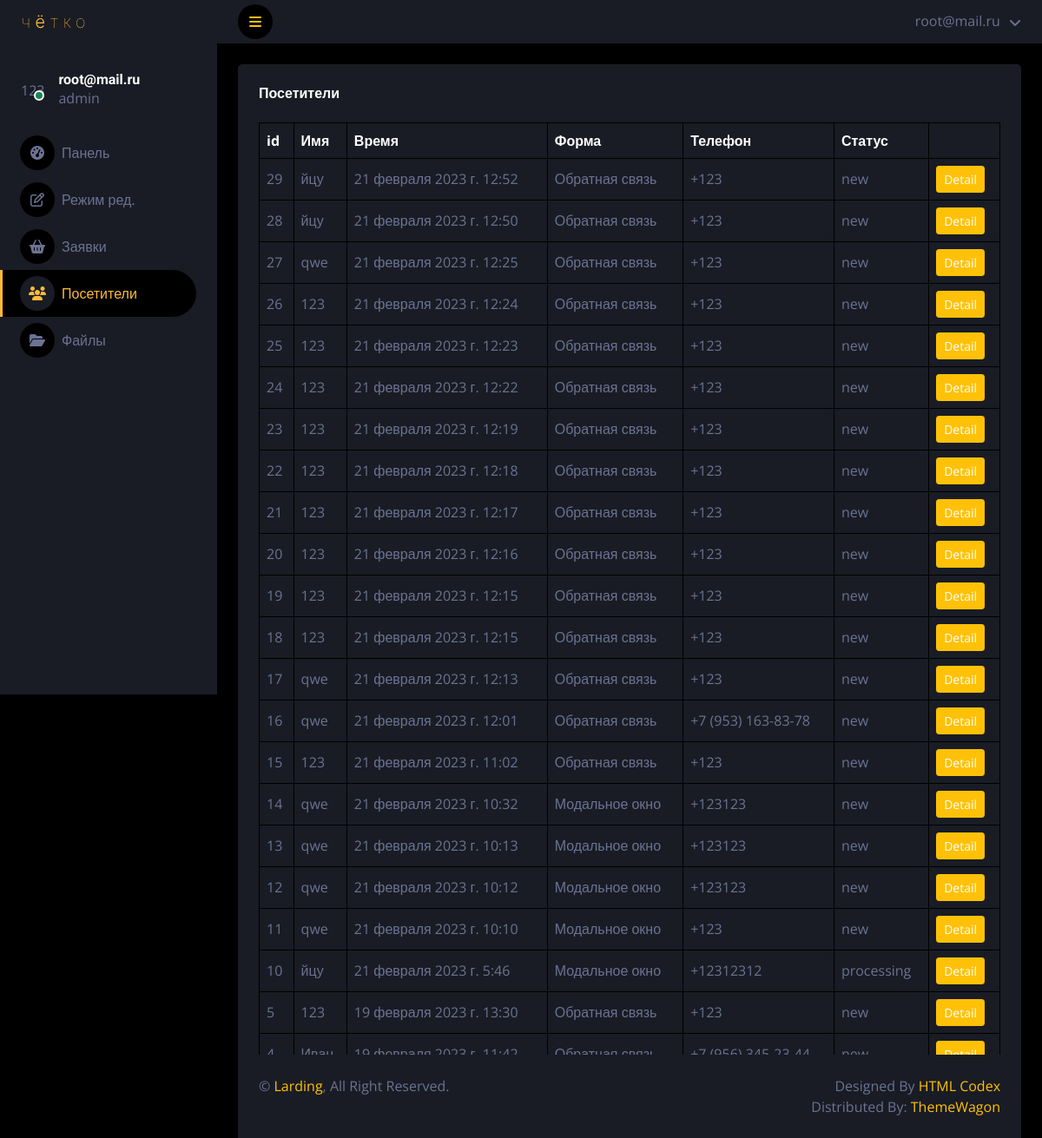
The app's page /users/ (signed in), older data.
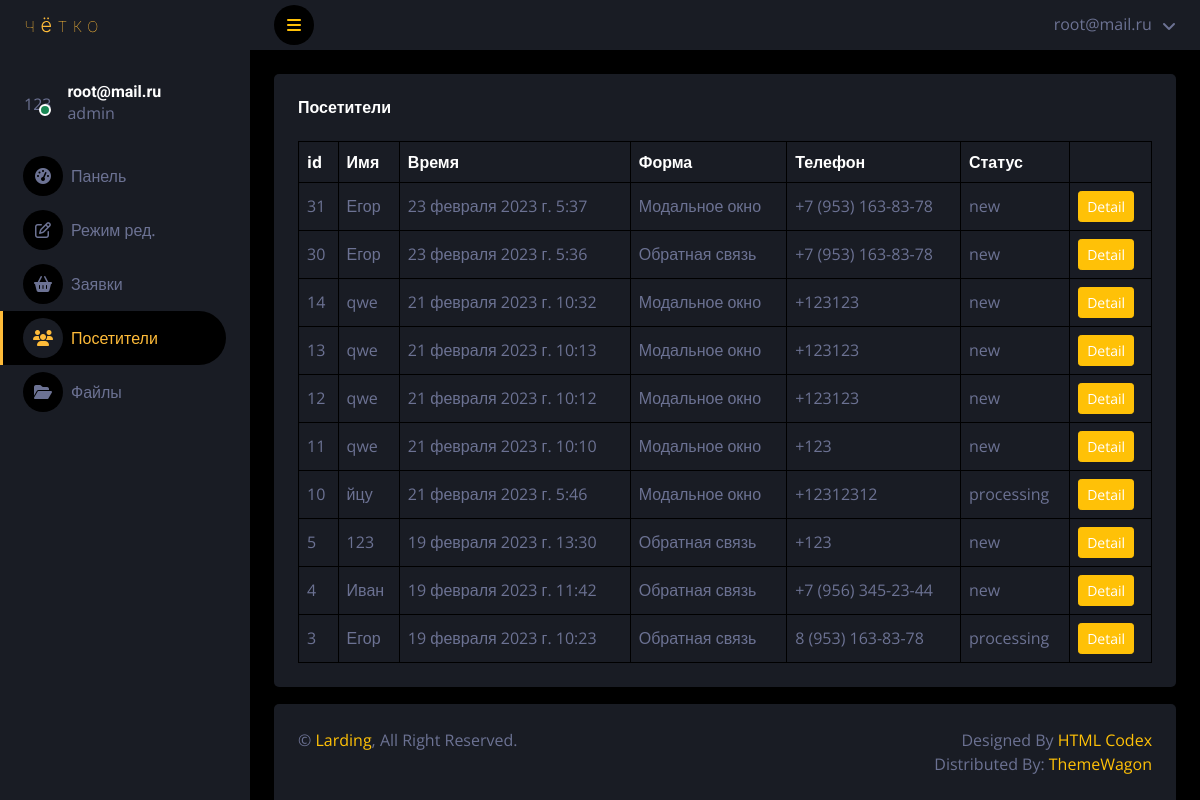
The same page, newer data.
### landing/models.py (models this page shows, shortened)
class bids(models.Model):
	STATUS_BID = [
        ('new', 'Новая'),
        ('processing', 'Обработка'),
        ('completed', 'Завершенна'),
    ]
	name = models.CharField(max_length=100, db_index=True,verbose_name="Имя",blank=True)
	last_name = models.CharField(max_length=100, db_index=True,verbose_name="Фамилия",blank=True)
	mail = models.CharField(max_length=100, db_index=True,verbose_name="Почта",blank=True)
	tel = models.CharField(max_length=100, db_index=True,verbose_name="Телефон",blank=True)
	message = models.TextField(db_index=True,verbose_name="Сообщение",null=True,blank=True)
	which = models.CharField(max_length=100, db_index=True,verbose_name="Форма отправки",blank=True)
	ip = models.CharField(max_length=100, db_index=True,verbose_name="IP",blank=True)
	country = models.CharField(max_length=100, db_index=True,verbose_name="Страна",blank=True)
	os = models.CharField(max_length=100, db_index=True,verbose_name="Операционная система",blank=True)
	browser = models.CharField(max_length=200, db_index=True,verbose_name="Браузер",blank=True)
	data = models.FileField(upload_to="files/%Y/%m/%d/",blank=True,verbose_name="Фаил")
	time_create = models.DateTimeField(auto_now_add=True,verbose_name="Время отправки",blank=True)
	time_update = models.DateTimeField(auto_now=True,verbose_name="Последнее обновление",blank=True)
	status = models.TextField(blank=True,verbose_name="Статус",choices=STATUS_BID)
	class Meta:
		verbose_name = 'Заявка'
		verbose_name_plural = 'Заявки'

### landing/views.py (the view)
# urls.py: path('users/',UsersPage.as_view(),name='users'),
class UsersPage(LoginRequiredMixin,DataMixin,ListView):
	model = landing
	template_name = 'accounts/darkpan/users.html'
	def get_context_data(self,*, object_list=None, **kwargs):
		context = super().get_context_data(**kwargs)
		print(self.request.user)
		context['user'] = self.request.user
		context['orders'] = bids.objects.order_by("-id")
		context['orders_count'] =bids.objects.count()
		c_def = self.get_user_context(title="Посетители",selected="landing:users")
		context = dict(list(context.items())+list(c_def.items()))
		return context

### landing/utils.py (called while the page is built)
	def get_user_context(self, **kwargs):
		context = kwargs
		context['menu_admin']=[{'title':'Панель','url_name':'landing:dashboard','icon':'fa-tachometer-alt'},
							   {'title':'Режим ред.','url_name':'landing:edit','icon':'fa-edit'},
							   {'title':'Заявки','url_name':'landing:order','icon':'fa-shopping-basket'},
							   {'title':'Посетители','url_name':'landing:users','icon':'fa-users'},
							   {'title':'Файлы','url_name':'landing:files','icon':'fa-folder-open'},
			]
		return context

### landing/templates/accounts/darkpan/users.html
{% extends "accounts/darkpan/base.html" %}
{% block content %}
            <div class="container-fluid pt-4 px-4">
                <div class="bg-secondary text-center rounded p-4">
                    <div class="d-flex align-items-center justify-content-between mb-4">
                        <h6 class="mb-0">Посетители</h6>
                    </div>
                    <div class="table-responsive">
                        <table class="table text-start align-middle table-bordered table-hover mb-0">
                            <thead>
                                <tr class="text-white">
                                    <th scope="col">id</th>
                                    <th scope="col">Имя</th>
                                    <th scope="col">Время</th>
                                    <th scope="col">Форма</th>
                                    <th scope="col">Телефон</th>
                                    <th scope="col">Статус</th>
                                    <th scope="col"></th>
                                </tr>
                            </thead>
                            <tbody>
                                {% for item in orders %}
                                    <tr>
                                        <td>{{ item.id }}</td>
                                        <td>{{ item.name }}</td>
                                        <td>{{ item.time_create }}</td>
                                        <td>{{ item.which }}</td>
                                        <td>{{ item.tel }}</td>
                                        <td>{{ item.status }}</td>
                                        <td><a class="btn btn-sm btn-primary" href="">Detail</a></td>
                                    </tr>
                                {% endfor %}
                            </tbody>
                        </table>
                    </div>
                </div>
            </div>
{% endblock %}

### landing/templates/accounts/darkpan/base.html (shortened to what this page needs)
{% load static %}
<!DOCTYPE html>
<html lang="en">
<head>
    <link href="{% static 'accounts/'%}lib/owlcarousel/assets/owl.carousel.min.css" rel="stylesheet">
    <link href="{% static 'accounts/'%}lib/tempusdominus/css/tempusdominus-bootstrap-4.min.css" rel="stylesheet" />
    <link href="{% static 'accounts/'%}css/bootstrap.min.css" rel="stylesheet">
    <link href="{% static 'accounts/'%}css/style.css" rel="stylesheet">
</head>
<body>
    <div class="container-fluid position-relative d-flex p-0">
        <div class="sidebar pe-4 pb-3">
            <nav class="navbar bg-secondary navbar-dark">
                <a href="{% url 'landing:home' %}" class="d-flex align-items-center navbar-brand mx-4 mb-3 w-100">
                    <img src="{% static 'accounts/'%}img/logo.svg">
                </a>
                <div class="d-flex align-items-center ms-4 mb-4 mt-4 w-100">
                    <div class="position-relative">
                        <div class="rounded-circle">123</div>
                        <div class="bg-success rounded-circle border border-2 border-white position-absolute end-0 bottom-0 p-1"></div>
                    </div>
                    <div class="ms-3">
                        <h6 class="mb-0">{{ user.email }}</h6>
                        {% if user.is_superuser %}
                            <span>admin</span>
                        {% else %}
                            <span>no admin</span>
                        {% endif %}
                    </div>
                </div>
                <div class="navbar-nav w-100">
                    {% for item in menu_admin %}
                        {% if item.url_name == selected %}
                            <a href="{% url item.url_name %}" class="nav-item nav-link active"><i class="fa {{ item.icon }} me-2"></i>{{ item.title }}</a>
                        {% else %}
                            <a href="{% url item.url_name %}" class="nav-item nav-link"><i class="fa {{ item.icon }} me-2"></i>{{ item.title }}</a>
                        {% endif %}
                    {% endfor %}
                </div>
            </nav>
        </div>
        <div class="content ">
            <nav class="navbar navbar-expand bg-secondary navbar-dark sticky-top px-4 py-0">
                <a href="#" class="sidebar-toggler flex-shrink-0">
                    <i class="fa fa-bars"></i>
                </a>
                <div class="navbar-nav align-items-center ms-auto">
                    <div class="nav-item dropdown">
                        <a href="#" class="nav-link dropdown-toggle" data-bs-toggle="dropdown">
                            <span class="d-none d-lg-inline-flex">{{ user.email }}</span>
                        </a>
                    </div>
                </div>
            </nav>
            {% block content %}
            {% endblock %}
            <div class="mt-auto position-sticky top-100">
                <div class="container-fluid pt-4 px-4 position-absolute bottom-0"  >
                    <div class="bg-secondary rounded-top p-4" >
                        <div class="row" >
                            <div class="col-12 col-sm-6 text-center text-sm-start">
                                &copy; <a href="#">Larding</a>, All Right Reserved.
                            </div>
                            <div class="col-12 col-sm-6 text-center text-sm-end">
                                Designed By <a href="https://htmlcodex.com">HTML Codex</a>
                                <br>Distributed By: <a href="https://themewagon.com" target="_blank">ThemeWagon</a>
                            </div>
                        </div>
                    </div>
                </div>
            </div>
        </div>
    </div>
</body>
</html>

Row changes from the older to the newer data that the page shows:
removed bids: id "29", name "йцу", time_create "21 февраля 2023 г. 12:52", which "Обратная связь", tel "+123", status "new"
removed bids: id "28", name "йцу", time_create "21 февраля 2023 г. 12:50", which "Обратная связь", tel "+123", status "new"
removed bids: id "27", name "qwe", time_create "21 февраля 2023 г. 12:25", which "Обратная связь", tel "+123", status "new"
removed bids: id "26", name "123", time_create "21 февраля 2023 г. 12:24", which "Обратная связь", tel "+123", status "new"
removed bids: id "25", name "123", time_create "21 февраля 2023 г. 12:23", which "Обратная связь", tel "+123", status "new"
removed bids: id "24", name "123", time_create "21 февраля 2023 г. 12:22", which "Обратная связь", tel "+123", status "new"
removed bids: id "23", name "123", time_create "21 февраля 2023 г. 12:19", which "Обратная связь", tel "+123", status "new"
removed bids: id "22", name "123", time_create "21 февраля 2023 г. 12:18", which "Обратная связь", tel "+123", status "new"
removed bids: id "21", name "123", time_create "21 февраля 2023 г. 12:17", which "Обратная связь", tel "+123", status "new"
removed bids: id "20", name "123", time_create "21 февраля 2023 г. 12:16", which "Обратная связь", tel "+123", status "new"
removed bids: id "19", name "123", time_create "21 февраля 2023 г. 12:15", which "Обратная связь", tel "+123", status "new"
removed bids: id "18", name "123", time_create "21 февраля 2023 г. 12:15", which "Обратная связь", tel "+123", status "new"
removed bids: id "17", name "qwe", time_create "21 февраля 2023 г. 12:13", which "Обратная связь", tel "+123", status "new"
removed bids: id "16", name "qwe", time_create "21 февраля 2023 г. 12:01", which "Обратная связь", tel "+7 (953) 163-83-78", status "new"
removed bids: id "15", name "123", time_create "21 февраля 2023 г. 11:02", which "Обратная связь", tel "+123", status "new"
added bids: id "31", name "Егор", time_create "23 февраля 2023 г. 5:37", which "Модальное окно", tel "+7 (953) 163-83-78", status "new"
added bids: id "30", name "Егор", time_create "23 февраля 2023 г. 5:36", which "Обратная связь", tel "+7 (953) 163-83-78", status "new"
now on this page (row unchanged): bids: id "4", name "Иван", time_create "19 февраля 2023 г. 11:42", which "Обратная связь", tel "+7 (956) 345-23-44", status "new"
now on this page (row unchanged): bids: id "3", name "Егор", time_create "19 февраля 2023 г. 10:23", which "Обратная связь", tel "8 (953) 163-83-78", status "processing"
